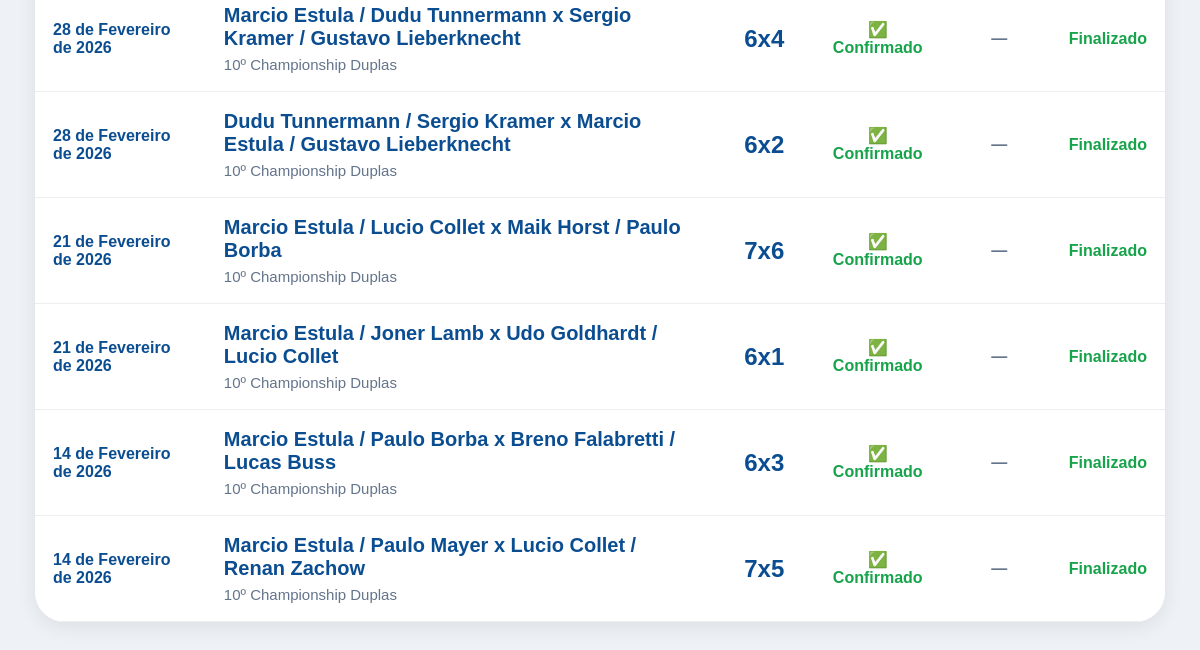
The app's page /meus-jogos/ (signed in, lower part), older data.
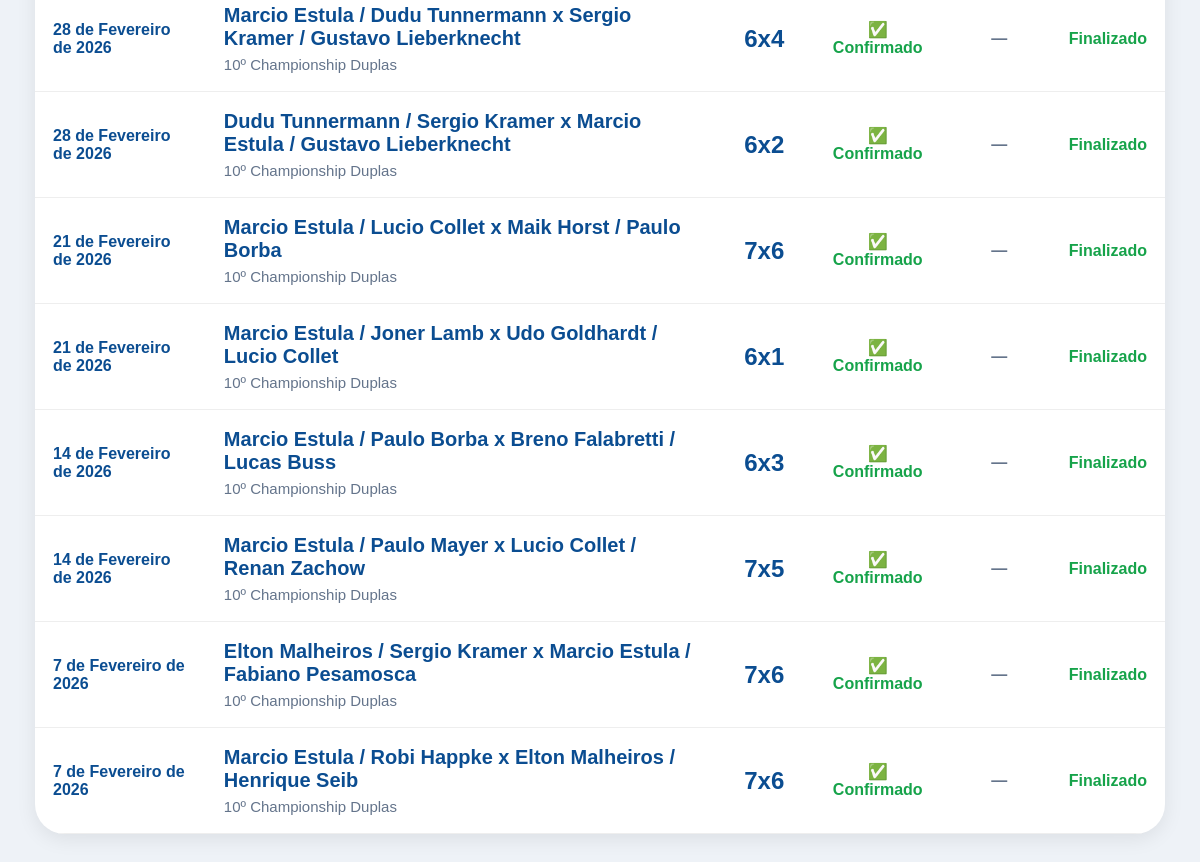
The same page, newer data.
### core/models.py (models this page shows, shortened)
class ParticipanteJogo(models.Model):
    LADOS = [
        ('A', 'Lado A'),
        ('B', 'Lado B'),
    ]
    jogo = models.ForeignKey(
        Jogo,
        on_delete=models.CASCADE,
        related_name='participantes'
    )
    jogador = models.ForeignKey(
        Jogador,
        on_delete=models.CASCADE
    )
    lado = models.CharField(
        max_length=1,
        choices=LADOS
    )
    vencedor = models.BooleanField(default=False)
    pontos_ranking = models.IntegerField(default=0)

class Jogo(models.Model):
    TIPOS = [
        ('CHAMPIONSHIP_DUPLAS', 'Championship Duplas'),
        ('AMISTOSO_DUPLAS', 'Amistoso Duplas'),
        ('SIMPLES', 'Simples'),
    ]
    STATUS_JOGO = [
        ('PENDENTE', 'Pendente'),
        ('CONFIRMADO', 'Confirmado'),
        ('CONTESTADO', 'Contestado'),
    ]
    FASES = [
        ('OITAVAS', 'Oitavas'),
        ('QUARTAS', 'Quartas'),
        ('SEMI', 'Semi Final'),
        ('FINAL', 'Final'),
    ]
    torneio = models.ForeignKey(
        Torneio,
        on_delete=models.CASCADE,
        blank=True,
        null=True
    )
    categoria = models.ForeignKey(
        CategoriaTorneio,
        on_delete=models.SET_NULL,
        blank=True,
        null=True
    )
    tipo_jogo = models.CharField(
        max_length=30,
        choices=TIPOS
    )
    rodada = models.IntegerField(
        blank=True,
        null=True
    )
    fase = models.CharField(
        max_length=20,
        choices=FASES,
        blank=True,
        null=True
    )
    data_jogo = models.DateField()
    status = models.CharField(
        max_length=20,
        choices=STATUS_JOGO,
        default='PENDENTE'
    )
    criado_em = models.DateTimeField(auto_now_add=True)
    observacoes = models.TextField(
        blank=True,
        null=True
    )
    def total_games_lado_a(self):
        total = 0
        for s in self.sets.all():
            total += s.games_lado_a
        return total
    def total_games_lado_b(self):
        total = 0
        for s in self.sets.all():
            total += s.games_lado_b
        return total
    def descricao_confronto(self):
        lado_a = []
        lado_b = []
        for p in self.participantes.all():
            if p.lado == 'A':
                lado_a.append(p.jogador.nome)
            if p.lado == 'B':
                lado_b.append(p.jogador.nome)
        nome_a = ' / '.join(lado_a)
        nome_b = ' / '.join(lado_b)
        return f'{nome_a} x {nome_b}'
    def placar_resumido(self):
        placares = []
        for s in self.sets.all().order_by('numero_set'):
            placar = f'{s.games_lado_a}x{s.games_lado_b}'
            if s.teve_tiebreak:
                placar += f' ({s.tiebreak_lado_a}x{s.tiebreak_lado_b})'
            placares.append(placar)
        return ' / '.join(placares)

class Jogador(models.Model):
    CATEGORIAS = [
        ('A', 'Categoria A'),
        ('B', 'Categoria B'),
        ('C', 'Categoria C'),
    ]
    NIVEIS = [
        ('INICIANTE', 'Iniciante'),
        ('INTERMEDIARIO', 'Intermediário'),
        ('AVANCADO', 'Avançado'),
    ]
    MAOS = [
        ('DIREITA', 'Direita'),
        ('ESQUERDA', 'Esquerda'),
    ]
    usuario = models.OneToOneField(
        User,
        on_delete=models.SET_NULL,
        null=True,
        blank=True
    )
    nome = models.CharField(max_length=150)
    email = models.EmailField(
        blank=True,
        null=True
    )
    telefone = models.CharField(
        max_length=30,
        blank=True,
        null=True
    )
    cidade = models.CharField(
        max_length=100,
        blank=True,
        null=True
    )
    categoria = models.CharField(
    max_length=1,
    choices=CATEGORIAS,
    blank=True,
    null=True
)
    nivel = models.CharField(
        max_length=20,
        choices=NIVEIS,
        default='INICIANTE'
    )
    mao_dominante = models.CharField(
        max_length=20,
        choices=MAOS,
        default='DIREITA'
    )
    raquete = models.CharField(
        max_length=100,
        blank=True,
        null=True
    )
    instagram = models.CharField(
        max_length=100,
        blank=True,
        null=True
    )
    foto = models.ImageField(
        upload_to='jogadores/',
        blank=True,
        null=True
    )
    jogos_historicos = models.IntegerField(default=0)
    vitorias_historicas = models.IntegerField(default=0)
    derrotas_historicas = models.IntegerField(default=0)
    titulos_cd = models.IntegerField(default=0)
    vice_cd = models.IntegerField(default=0)
    semifinal_cd = models.IntegerField(default=0)
    ativo = models.BooleanField(default=False)
    criado_em = models.DateTimeField(auto_now_add=True)
    class Meta:
        ordering = ['categoria', 'nome']

class Torneio(models.Model):
    TIPOS = [
        ('RANKING', 'Ranking'),
        ('MATA_MATA', 'Mata-mata'),
        ('GRUPOS', 'Grupos'),
        ('AMISTOSO', 'Amistoso'),
        ('TREINO', 'Treino'),
    ]
    DISPUTAS = [
        ('SIMPLES', 'Simples'),
        ('DUPLAS', 'Duplas'),
    ]
    STATUS = [
    ('ABERTO', 'Aberto'),
    ('EM_ANDAMENTO', 'Em andamento'),
    ('FASE_FINAIS', 'Fase finais'),
    ('ENCERRADO', 'Encerrado definitivamente'),
]
    nome = models.CharField(max_length=100)
    edicao = models.IntegerField(default=1)
    ano = models.IntegerField(default=2026)
    tipo = models.CharField(
        max_length=20,
        choices=TIPOS,
        default='RANKING'
    )
    disputa = models.CharField(
        max_length=20,
        choices=DISPUTAS,
        default='DUPLAS'
    )
    data_inicio = models.DateField(
        blank=True,
        null=True
    )
    data_fim = models.DateField(
        blank=True,
        null=True
    )
    status = models.CharField(
        max_length=20,
        choices=STATUS,
        default='ABERTO'
    )
    criado_em = models.DateTimeField(auto_now_add=True)

class SetJogo(models.Model):
    jogo = models.ForeignKey(
        Jogo,
        on_delete=models.CASCADE,
        related_name='sets'
    )
    numero_set = models.IntegerField()
    games_lado_a = models.IntegerField()
    games_lado_b = models.IntegerField()
    teve_tiebreak = models.BooleanField(default=False)
    tiebreak_lado_a = models.IntegerField(
        blank=True,
        null=True
    )
    tiebreak_lado_b = models.IntegerField(
        blank=True,
        null=True
    )

### core/views.py (the view)
@login_required
def meus_jogos(request):
    jogador = Jogador.objects.filter(
        usuario=request.user
    ).first()
    if not jogador:
        return redirect('meu_perfil')
    participacoes = ParticipanteJogo.objects.filter(
        jogador=jogador
    ).select_related(
        'jogo',
        'jogo__torneio',
        'jogo__categoria'
    ).order_by(
        'jogo__rodada',
        'jogo__id'
    )
    controle_rodadas = {}
    jogos_validos = []
    for p in participacoes:
        jogo = p.jogo
        categoria = jogo.categoria
        rodada = jogo.rodada or 0
        p.contabilizado = False
        p.historico_valido = False
        p.motivo_desconsiderado = ''
        p.pontos_calculados = 0
        if jogo.tipo_jogo != 'CHAMPIONSHIP_DUPLAS':
            p.historico_valido = True
            p.motivo_desconsiderado = 'Jogo amistoso/simples: vale para histórico, mas não soma ranking.'
            continue
        if jogo.status != 'CONFIRMADO':
            p.motivo_desconsiderado = 'Jogo ainda não confirmado.'
        elif categoria and rodada > categoria.rodadas_contabilizadas:
            p.motivo_desconsiderado = 'Rodada fora do limite contabilizado.'
        else:
            categoria_id = categoria.id if categoria else 0
            chave = f'{jogador.id}_{categoria_id}_{rodada}'
            if chave not in controle_rodadas:
                controle_rodadas[chave] = 0
            if categoria and controle_rodadas[chave] >= categoria.max_jogos_por_rodada:
                p.motivo_desconsiderado = 'Excedeu o limite de jogos contabilizados nesta rodada.'
            else:
                controle_rodadas[chave] += 1
                p.historico_valido = True
                if p.lado == 'A':
                    games_feitos = jogo.total_games_lado_a()
                else:
                    games_feitos = jogo.total_games_lado_b()
                if p.vencedor:
                    p.pontos_calculados = 20 + games_feitos
                else:
                    p.pontos_calculados = 5 + games_feitos
                jogos_validos.append(p)
    jogos_validos_ordenados = sorted(
        jogos_validos,
        key=lambda p: p.pontos_calculados,
        reverse=True
    )
    categorias_processadas = {}
    for p in jogos_validos_ordenados:
        categoria = p.jogo.categoria
        if not categoria:
            continue
        chave_categoria = categoria.id
        if chave_categoria not in categorias_processadas:
            categorias_processadas[chave_categoria] = 0
        if categorias_processadas[chave_categoria] < categoria.melhores_resultados:
            p.contabilizado = True
            categorias_processadas[chave_categoria] += 1
        else:
            p.contabilizado = False
            p.motivo_desconsiderado = 'Fora dos melhores resultados.'
    participacoes = sorted(
        participacoes,
        key=lambda p: (
            -(p.jogo.data_jogo.toordinal() if p.jogo.data_jogo else 0),
            -(p.jogo.id or 0)
        )
    )
    return render(
        request,
        'jogador/meus_jogos.html',
        {
            'participacoes': participacoes
        }
    )

### core/templates/jogador/meus_jogos.html (shortened to what this page needs)
{% extends 'base/base.html' %}
{% block content %}
<div class="meus-jogos">
    <div class="box-jogos">
        <table class="tabela-jogos">
            {% for p in participacoes %}
            <tr>
                <td class="data-jogo">
                    {{ p.jogo.data_jogo }}
                </td>
                <td>
                    <div class="nome-confronto">
                        {{ p.jogo.descricao_confronto }}
                    </div>
                    <div class="torneio-jogo">
                        {{ p.jogo.torneio.nome }}
                    </div>
                </td>
                <td style="text-align:center;">
                    <div class="placar">
                        {{ p.jogo.placar_resumido }}
                    </div>
                </td>
                <td style="text-align:center;">
                    {% if p.jogo.status == 'CONFIRMADO' %}
                        <div style="color:#16a34a;font-weight:bold;">
                            ✅ Confirmado
                        </div>
                    {% elif p.jogo.status == 'PENDENTE' %}
                        <div style="color:#f4a300;font-weight:bold;">
                            ⏳ Pendente
                        </div>
                    {% else %}
                        <div style="color:#dc2626;font-weight:bold;">
                            ❌ Cancelado
                        </div>
                    {% endif %}
                </td>
                <td style="text-align:center;">
                    {% if p.jogo.status_ranking == 'Computado' %}
                        <div style="color:#16a34a;font-weight:bold;">
                            ✅ Computado
                        </div>
                    {% elif p.jogo.status_ranking == 'Parcial' %}
                        <div style="color:#f59e0b;font-weight:bold;">
                            ⚠️ Parcial
                        </div>
                    {% elif p.jogo.status_ranking == 'Não computado' %}
                        <div style="color:#dc2626;font-weight:bold;">
                            ❌ Não computado
                        </div>
                    {% else %}
                        <div style="color:#64748b;font-weight:bold;">
                            —
                        </div>
                    {% endif %}
                </td>
                <td style="text-align:center;">
                    {% if p.jogo.status == 'PENDENTE' and p.lado == 'B' %}
                        <a
                            href="/confirmar-resultado-usuario/{{ p.jogo.id }}/"
                            style="
                            background:#16a34a;
                            color:white;
                            padding:12px 18px;
                            border-radius:14px;
                            text-decoration:none;
                            font-weight:bold;
                            display:inline-block;
                            "
                        >
                            Confirmar Resultado
                        </a>
                    {% elif p.jogo.status == 'PENDENTE' %}
                        <div style="color:#f59e0b;font-weight:bold;">
                            Aguardando confirmação
                        </div>
                    {% else %}
                        <div style="color:#16a34a;font-weight:bold;">
                            Finalizado
                        </div>
                    {% endif %}
                </td>
            </tr>
            {% endfor %}
        </table>
    </div>
</div>
{% endblock %}

Row changes from the older to the newer data that the page shows:
added ParticipanteJogo: jogo.data_jogo "7 de Fevereiro de 2026", jogo.descricao_confronto "Elton Malheiros / Sergio Kramer x Marcio Estula / Fabiano Pesamosca", jogo.torneio.nome "10º Championship Duplas", jogo.placar_resumido "7x6", shows "✅ Confirmado", shows "Finalizado"
added ParticipanteJogo: jogo.data_jogo "7 de Fevereiro de 2026", jogo.descricao_confronto "Marcio Estula / Robi Happke x Elton Malheiros / Henrique Seib", jogo.torneio.nome "10º Championship Duplas", jogo.placar_resumido "7x6", shows "✅ Confirmado", shows "Finalizado"
